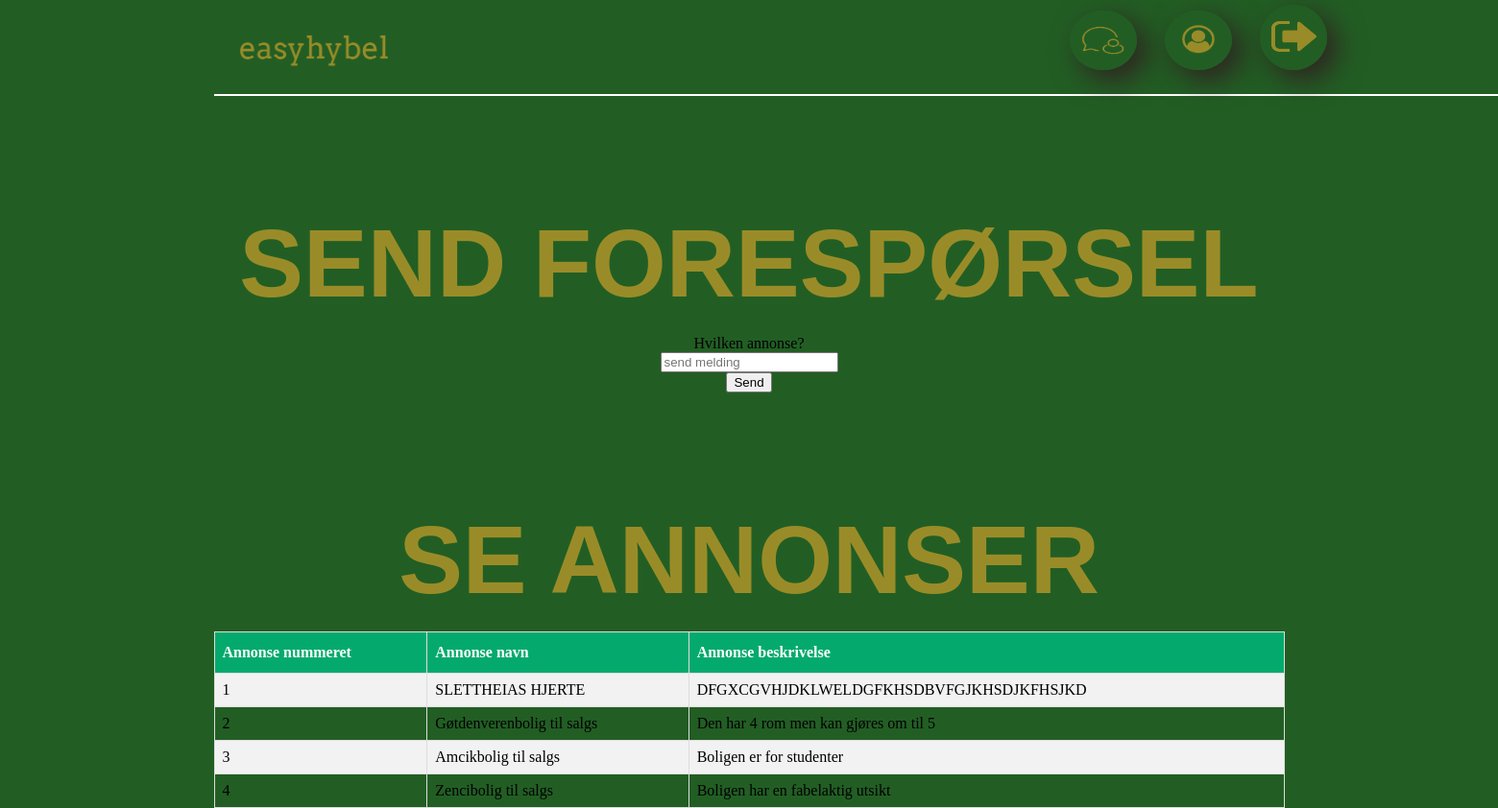
Page /www/views/sendForish.php (signed in) on the earlier database version.
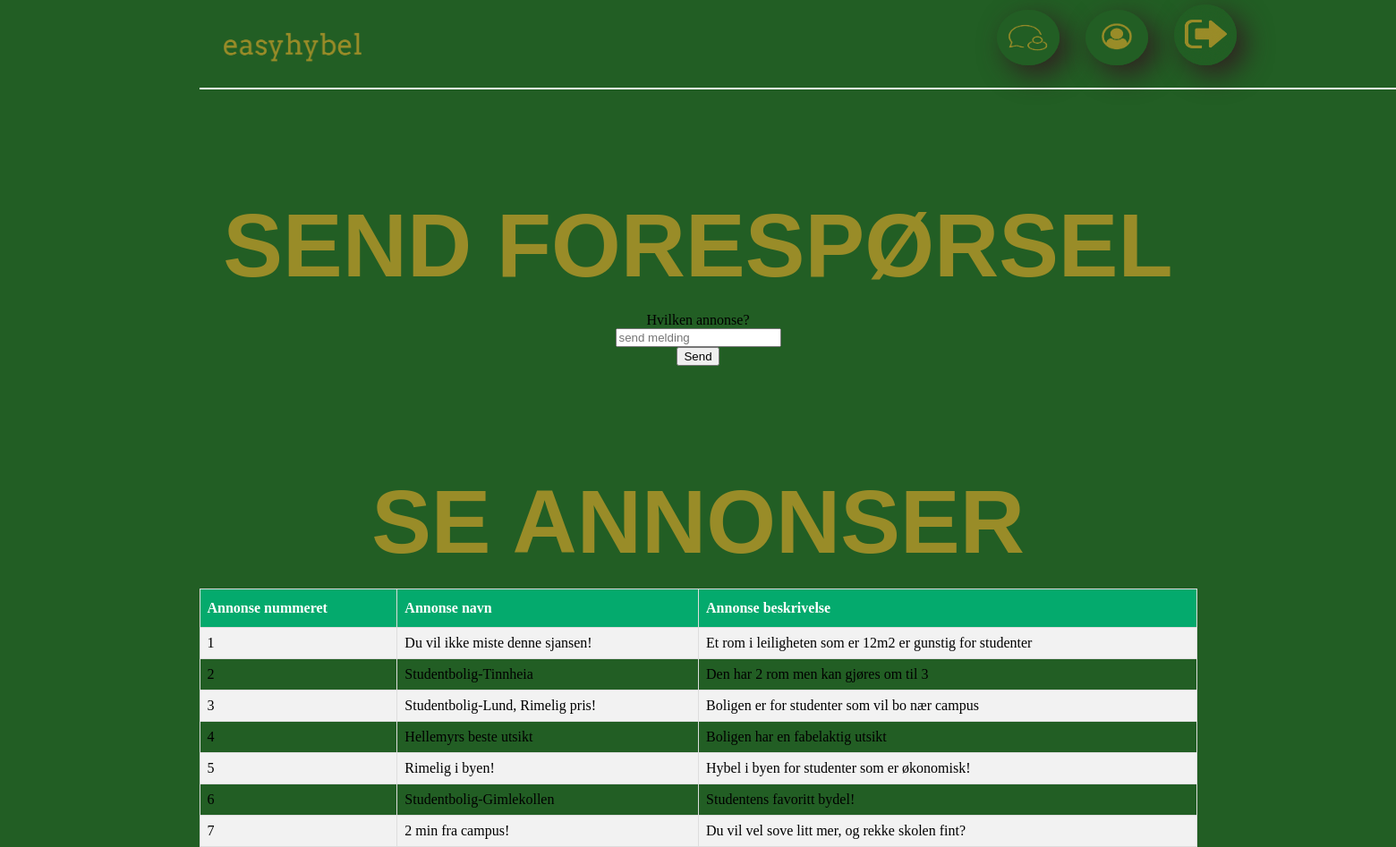
Same page on the later database version.
### tables this page shows
CREATE TABLE Annonse
        (
            Annonse_ID              SMALLINT UNIQUE AUTO_INCREMENT,
            Annonse_Navn            VARCHAR(500)    NOT NULL,
            Annonse_Beskrivelse     VARCHAR(500)    NOT NULL,
            CONSTRAINT PRIMARY KEY (Annonse_ID)

        );

### www/views/sendForish.php (the view, shortened to what this page needs)
<html>
    <head>
    </head>
    <body>
    <?php
        include "header.php";
        include "../main/sendForespørsel.php";
        ?>
        <form method="post" action="">
            <h1>SEND FORESPØRSEL</h1>
            <label for= "Hvilken annonse">Hvilken annonse?</label><br>
            <input type="number" id= "Hvilken annonse" name="Annonse_ID" placeholder="send melding"><br>
            <input type="submit"  name="send" value="Send">
        </form>
        <table border='1'>
        <tr>
            <th>Annonse nummeret</th>
            <th>Annonse navn</th>
            <th>Annonse beskrivelse</th>
        </tr>
        <h1>SE ANNONSER</h1>
        <?php
            require_once "../../includes/db.inc.php";
            $sql = "SELECT * FROM Annonse";
            $q = $pdo->prepare($sql);
            $q->execute();
            $annonser= $q->fetchAll(PDO::FETCH_ASSOC);
        foreach ($annonser as $annonsish){
            echo "<tr>";
            echo "<td>". $annonsish['Annonse_ID']."</td>";
            echo "<td>". $annonsish['Annonse_Navn']."</td>";
            echo "<td>". $annonsish['Annonse_Beskrivelse']."</td>";
            echo "</tr>";
        }
        ?>
            </table>
    </body>
</html>

Differences in the rows shown:
changed annonse id 1: Annonse_Navn "SLETTHEIAS HJERTE" → "Du vil ikke miste denne sjansen!"; Annonse_Beskrivelse "DFGXCGVHJDKLWELDGFKHSDBVFGJKHSDJKFHSJKD" → "Et rom i leiligheten som er 12m2 er gunstig for studenter"
changed annonse id 2: Annonse_Navn "Gøtdenverenbolig til salgs" → "Studentbolig-Tinnheia"; Annonse_Beskrivelse "Den har 4 rom men kan gjøres om til 5" → "Den har 2 rom men kan gjøres om til 3"
changed annonse id 3: Annonse_Navn "Amcikbolig til salgs" → "Studentbolig-Lund, Rimelig pris!"; Annonse_Beskrivelse "Boligen er for studenter" → "Boligen er for studenter som vil bo nær campus"
changed annonse "Boligen har en fabelaktig utsikt": Annonse_Navn "Zencibolig til salgs" → "Hellemyrs beste utsikt"
added annonse: Annonse_ID "5", Annonse_Navn "Rimelig i byen!", Annonse_Beskrivelse "Hybel i byen for studenter som er økonomisk!"
added annonse: Annonse_ID "6", Annonse_Navn "Studentbolig-Gimlekollen", Annonse_Beskrivelse "Studentens favoritt bydel!"
added annonse: Annonse_ID "7", Annonse_Navn "2 min fra campus!", Annonse_Beskrivelse "Du vil vel sove litt mer, og rekke skolen fint?"
